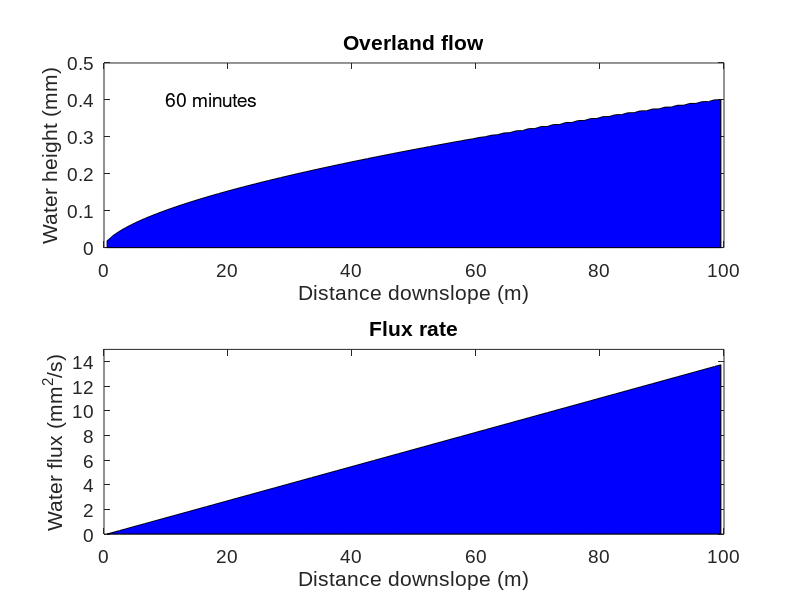

The MATLAB script that drew this image:
% This code models the rainfall, infiltration, and runoff on a 1D hillslope
% Written by AGT 3/15/2016

clear all
figure(1)
clf

%% initialize

%constants
g = 9.81; %gravity, m/s2
R = 0.001/3600; %rain rate, m/s (1 mm/hr)
I = 0.0005/3600; %infiltration rate, m/s (0.5 mm/hr)
n = 0.05; %surface coefficient ???? look up mannings n on the web

% create distance array
xmax = 100; %m 
dx = 1; %m
x = (dx/2):dx:xmax-(dx/2); %so that the x value is in the middle of each 'box'
N = length(x); %number of 'boxes

% set up time array
P = 1; %input for max time, hours
tmax = 3600*P; %max time, seconds
dt = 0.1; %seconds
t = 0:dt:tmax;

%define bedrock profile
zbmax = 10; %max height, meters
slope = -0.1; %constant slope of bedrock
zb = (slope*x)+zbmax; %bedrock profile
floor = zeros(size(x)); %array of zeros for plotting

Se = slope; %energy slope
ubar = zeros(size(x)); %initial depth average flow velocity, zeros
h = zeros(size(x)); %initial height of water, zero
z = h+zb; %height of water on top of bedrock
hedge = zeros(size(x)); %preallocate array for height of water at edge of boxes

imax = length(t);
nplots = 50;
tplot = tmax/nplots;

%% run

for i = 1:imax
    
    hedge = h(1:N-1) + (diff(h)/2); %this yields the new edge h's, n-1 elements
    ubar = (1/n).*(hedge.^(2/3))*(abs(Se)^(1/2)); %depth average flow velocity, n-1 elements
    q(2:N) = ubar.*hedge; %flux, n elements
    q(1) = 0; %set flux at top=0
    
    dqdx(1:N-1) = diff(q)./dx; %change in flux, n-1 elements
    dqdx(N) = dqdx(N-1); %pads end of dqdx with last value, dqdx is now n elements
    dhdt = -dqdx+R-I; %change in flux + rain - infiltration, n elements
    h = h+(dhdt.*dt); %new water thickness
    h = max(h,0); %so that water height does not become negative
    z = zb+h; %new water surface elevation 
    
    if(rem(t(i),tplot)==0)
        figure(1)      
        subplot(2,1,1)
        X=[x,fliplr(x)];
        H=[h*1000,fliplr(floor)];
        fill(X,H,'b') %fills water
        axis([0 xmax 0 0.5])
        title('Overland flow')
        xlabel('Distance downslope (m)','fontname','arial','fontsize', 14)
        ylabel('Water height (mm)', 'fontname', 'arial', 'fontsize', 14)
        set(gca, 'fontsize', 14, 'fontname', 'arial')
        time=num2str(t(i)/60); %convert time of each plot to 'letters'
        timetext=strcat(time,' minutes'); %add years to the time
        text(10,0.4,timetext,'fontsize',14) %shows time on each plot
        pause(0.1)
        
        subplot(2,1,2)
        X=[x,fliplr(x)];
        Q=[q*1000^2,fliplr(floor)];
        fill(X,Q,'b') %fills water flux
        axis([0 xmax 0 15])
        title('Flux rate')
        xlabel('Distance downslope (m)','fontname','arial','fontsize', 14)
        ylabel('Water flux (mm^2/s)', 'fontname', 'arial', 'fontsize', 14)
        set(gca, 'fontsize', 14, 'fontname', 'arial')
        pause(0.1)
    end
end


